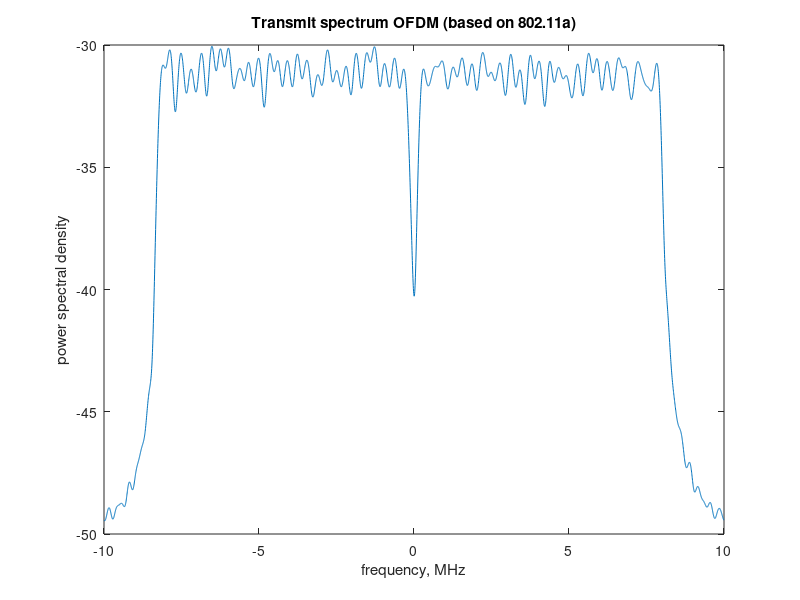

Source code (MATLAB):
%%%%%%%%%%%%%%%%%%%%%%%%%%%%%%%%%%%%%%%%%%%%%
% Creative Commons
% Attribution-Noncommercial 2.5 India
% You are free:
% to Share â€” to copy, distribute and transmit the work
% to Remix â€” to adapt the work
% Under the following conditions:
% Attribution. You must attribute the work in the manner 
% specified by the author or licensor (but not in any way 
% that suggests that they endorse you or your use of the work). 
% Noncommercial. You may not use this work for commercial purposes. 
% For any reuse or distribution, you must make clear to others the 
% license terms of this work. The best way to do this is with a 
% link to this web page.
% Any of the above conditions can be waived if you get permission 
% from the copyright holder.
% Nothing in this license impairs or restricts the author's moral rights.
% http://creativecommons.org/licenses/by-nc/2.5/in/

% Author	: Krishna
% Email		: krishna@dsplog.com
% Version	: 1.0
% Date		: 02 February 2008
% %%%%%%%%%%%%%%%%%%%%%%%%%%%%%%%%%%%%%%%%%%%%%%%%%%%%%%%%%%

% script for generting OFDM transmit waveform (loosely based on 
% IEEE 802.11A specifications)
% 

clear
nFFTSize = 64;
% for each symbol bits a1 to a52 are assigned to subcarrier 
% index [-26 to -1 1 to 26] 
subcarrierIndex = [-26:-1 1:26];
nBit = 2500; 
ip = rand(1,nBit) > 0.5; % generating 1's and 0's
nBitPerSymbol = 52;

nSymbol = ceil(nBit/nBitPerSymbol);

% BPSK modulation
% bit0 --> -1
% bit1 --> +1
%%
ipMod = 2*ip - 1; 
%%
ipMod = [ipMod zeros(1,nBitPerSymbol*nSymbol-nBit)];
%%
ipMod = reshape(ipMod,nSymbol,nBitPerSymbol);

st = []; % empty vector5
%%

for ii = 1:nSymbol

inputiFFT = zeros(1,nFFTSize);

% assigning bits a1 to a52 to subcarriers [-26 to -1, 1 to 26]
inputiFFT(subcarrierIndex+nFFTSize/2+1) = ipMod(ii,:);

%  shift subcarriers at indices [-26 to -1] to fft input indices [38 to 63]
inputiFFT = fftshift(inputiFFT); 

outputiFFT = ifft(inputiFFT,nFFTSize);

% adding cyclic prefix of 16 samples 
outputiFFT_with_CP = [outputiFFT(49:64) outputiFFT];

st = [st outputiFFT_with_CP]; 

end

close all
fsMHz = 20;
[Pxx,W] = pwelch(st,[],[],4096,20);    
plot([-2048:2047]*fsMHz/4096,10*log10(fftshift(Pxx)));
xlabel('frequency, MHz')
ylabel('power spectral density')
title('Transmit spectrum OFDM (based on 802.11a)');

